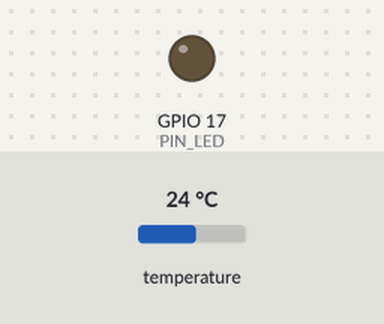
The program below on a simulated Raspberry Pi (BCM pin numbers). On the bench: output pins drawn as LEDs (lit = HIGH). The inputs (shaded band) are chosen by the test bench; at power-on: temperature 24 °C. Random numbers come from a fixed seed; threads take turns every 2 ms; the clock reads 2024-03-15 10:24:30 at power-on unless the program sets it; what the program prints to the terminal is not drawn.

Above: at 0.05 s.
Timing chart, 0 to 3.0 s (numbered marks = the images above):
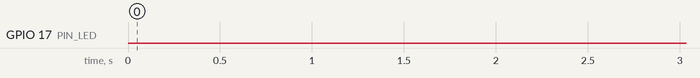

The program:

sensor.py
```python
'''
Created on 14 apr. 2018

@author: Mike
'''

import os, time, socket, threading, random, sys
import RPi.GPIO as GPIO

### Global Variables ###
## Connectivity ##
SKT         = None              # Socket anchor
IP_SRC      = "10.34.0.1"       # Local IP
IP_TRG      = "10.35.0.1"       # IP to actuator
UDP_PORT    = 5005              # Port to listen/send on
MSG_UDP     = None              # Message variable
ENC_TYPE    = 'UTF-8'           # Message encoding
PKT_COPY    = 3                 # Amount of copies to send
SKT_TIMEOUT = 0.1               # Timeout for socket listening

## Timers ##
TIMER_HELLO     = None          # Timer for sending hello
T_HELLO_UPDATE  = 0.5           # Update frequency

TIMER_STATE     = None          # Timer for state check from thermometer
T_STATE_UPDATE  = 0.1           # Update frequency

TIMER_DEAD      = None          # Timer for dead check of actuator
T_DEAD_MAX      = 4             # Max time before assumed dead

## Variables ##
STATE           = False         # Default state
MSG_HELLO       = "hello"       # Hello message
MSG_GET_STATE   = "getState"    # GetState message
POLL_TIME       = 10            # ms to wait between each loop cycle
MAX_TEMP        = 26            # Max temperature before changing state to True
PIN_LED         = 17            # BCM pin number for LED
RAND_TYPE       = True          # True: drop 1 of n packets.
                                # False: Send 1 of n packets.
RAND_MOD        = 1             # Modulo for randrange where n >= 1.
                                # Set to 1 to always send packet.

### Error Flags ###
ERR_A_DEAD      = False         # True if Actuator is dead

### Temperature file manipulation ###
# Loading drivers for check of temperature file
os.system('modprobe w1-gpio')
os.system('modprobe w1-therm')
# Location of temperature file
temp_sensor = '/sys/bus/w1/devices/28-000009367a30/w1_slave'

### Functions ###

def sendUDP(data):
    lock = threading.Lock()
    lock.acquire()
    # Simple transmission with encoding to target ip/port
    SKT.sendto(bytes(data, ENC_TYPE), (IP_TRG, UDP_PORT))
    lock.release()
    return

def listenUDP():
    global MSG_UDP, TIMER_DEAD, ERR_A_DEAD

    # Ugly try-except test to let the socket time-out
    # without stopping the script
    try:
        lock = threading.RLock()
        lock.acquire()
        data, conn_address = SKT.recvfrom(1024)
        lock.release()
        if str(conn_address[0]) == IP_TRG and int(conn_address[1]) == UDP_PORT:
            global MSG_UDP
            MSG_UDP = data.decode(ENC_TYPE)
    except:
        pass

    if MSG_UDP == MSG_HELLO:
        # If hello, reset timer and error
        TIMER_DEAD = time.time()
        if ERR_A_DEAD == True:
            ERR_A_DEAD = False
    elif MSG_UDP == MSG_GET_STATE:
        # If getState, send state
        sendState(PKT_COPY)
        ERR_A_DEAD = False
    elif time.time() - TIMER_DEAD > T_DEAD_MAX:
        # If no hello and timer maxed out, set error
        ERR_A_DEAD = True

    MSG_UDP = None
    return

def readTemp():
    global STATE

    f = open(temp_sensor, 'r')
    # Extraction of temperature data from file
    temp_c = float(((f.readlines())[1])[-6:]) / 1000.0
    f.close()

    print(temp_c)

    if temp_c > MAX_TEMP and STATE == False:
        STATE = True
    elif temp_c <= MAX_TEMP and STATE == True:
        STATE = False
    return

def updateLamp(state):
    GPIO.output(PIN_LED, state)
    return

def sendState(num = 1):
    # Default number of copies to send is 1
    for i in range(num):
        # If RAND_MOD == 1, always send
        if RAND_MOD == 1:
            sendUDP(str(STATE))
        elif RAND_TYPE == True:
            # Drop 1 of n packets
            if random.randrange(RAND_MOD) != 0:
                sendUDP(str(STATE))
        else:
            # Send 1 of n packets
            if random.randomrange(RAND_MOD) == 0:
                sendUDP(str(STATE))
    return

def threadCheckState():
    # Checking the state
    while True:
        # Copy of state to compare against
        compareState = STATE
        # Sleep to let threadReadTemp() update the state
        time.sleep(POLL_TIME / 1000.0)

        # If STATE have changed, send update
        if compareState != STATE:
            sendState(PKT_COPY)

def threadReadTemp():
    # Temperature polling
    while True:
        if time.time() - TIMER_STATE > T_STATE_UPDATE:
            readTemp()

def threadListenUDP():
    # Listen for UDP packets
    while True:
        listenUDP()

def threadSendHello():
    # Sends hello packets on a timer
    while True:
        global TIMER_HELLO
        if time.time() - TIMER_HELLO > T_HELLO_UPDATE:
                sendUDP(MSG_HELLO)
                TIMER_HELLO = time.time()

def threadLampUpdate():
    # update lamp
    while True:
        # Copy of state to compare against
        compareState = STATE
        # Sleep to let threadReadTemp() update the state
        time.sleep(POLL_TIME / 1000.0)

        if compareState != STATE and ERR_A_DEAD == False:
            # If state changed and actuator is alive, change led state
            updateLamp(STATE)
        elif ERR_A_DEAD == True:
            # If actuator is dead, blink led
            if (time.time() - TIMER_DEAD)%1 > 0.5:
                updateLamp(True)
            else:
                updateLamp(False)
        elif ERR_A_DEAD == False:
            # If state is same and actuator is alive again, turn of led
            updateLamp(STATE)

### Main Function ###
def main():

    ### Initialization ###
    ## Calling Globals ##
    global SKT, TIMER_HELLO, TIMER_STATE, TIMER_DEAD

    ## Timer Setup ##
    initTime    = time.time()
    TIMER_HELLO = initTime
    TIMER_STATE = initTime
    TIMER_DEAD  = initTime

    ## Socket Setup ##
    SKT = socket.socket(socket.AF_INET, socket.SOCK_DGRAM)
    SKT.bind((IP_SRC, UDP_PORT))
    SKT.settimeout(SKT_TIMEOUT)

    ## GPIO Setup ##
    GPIO.setmode(GPIO.BCM)
    GPIO.setwarnings(False)
    GPIO.setup(PIN_LED, GPIO.OUT)
    GPIO.output(PIN_LED, False)

    ### Initialization Complete ###

    ### Creation and start of threads ###
    # Thread to check if state has been changed
    t1 = threading.Thread(target=threadCheckState, name="CheckState", daemon=True)

    # Thread to send hello messages to actuator
    t2 = threading.Thread(target=threadSendHello, name="SendHello", daemon=True)

    # Thread for lamp control
    t3 = threading.Thread(target=threadLampUpdate, name="LampUpdate", daemon=True)

    # Thread to listen for UDPs
    t4 = threading.Thread(target=threadListenUDP, name="ListenUDP", daemon=True)

    # Thread to read temperature
    t5 = threading.Thread(target=threadReadTemp, name="ReadTemp", daemon=True)

    # Start of threads
    t1.start()
    t2.start()
    t3.start()
    t4.start()
    t5.start()

    ## Exit gracefully with ^C or ^D ##
    while True:
        try:
            _ = input()
        except (KeyboardInterrupt, EOFError) as err:
            SKT.close()
            GPIO.cleanup()
            print("Script terminated.")
            sys.exit()


print("Sensor activated")
main()
```

Measured:
- by itself, GPIO 17 (PIN_LED): LOW → HIGH at 4.5 s, → LOW 0.50 s later, → HIGH 0.50 s later, → LOW 0.50 s later, … (35 changes in this stretch)
